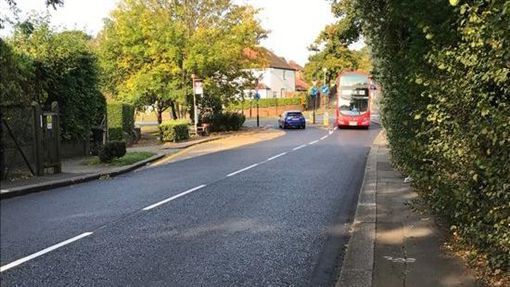
#> input picture HW3/ROAD_1.jpg, 510 x 287 px, found by its file name
$ python LBP.py
#> lines starting #> are read from the running program, lines starting #| are printed output that depends on the picture; after the words box and inside, x2 and y2 are one past the last pixel; in counts of white or black regions, pixels touching at a corner belong together
# -*- coding: utf-8 -*-
"""
Created on Thu Apr 23 15:56:06 2020

@author: DK
"""

from skimage.transform import rotate
from skimage.feature import local_binary_pattern
from skimage import data, io,data_dir,filters, feature
from skimage.color import label2rgb
import skimage
import numpy as np
import matplotlib.pyplot as plt
from PIL import Image
import cv2
# settings for LBP
radius = 6  # LBP算法中範圍半徑的取值
n_points = 32 # 領域像素點數
# 讀取圖像
image = cv2.imread('F:\\Documents\\IMGW\\HomeWork3\\ROAD_1.jpg')
#> image is the input picture: shape (287, 510, 3); mean B, G, R 89.2, 106.2, 107.3
cv2.imshow('Origin', image)
#灰度轉換
image_g = cv2.cvtColor(image, cv2.COLOR_BGR2GRAY)
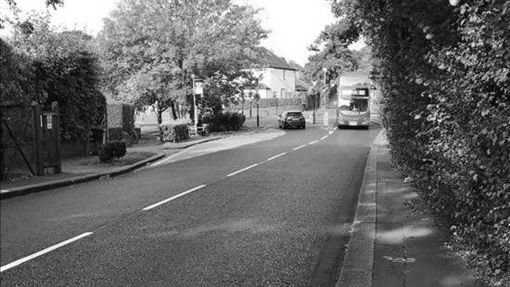
#> image_g: shape (287, 510); min 0, max 255, mean 104.6
cv2.imshow('Gray', image_g)
cv2.imwrite('F:\\Documents\\IMGW\\HomeWork3\\ROAD_1_GRAY.jpg', image_g)
#LBP
lbp = local_binary_pattern(image_g, n_points, radius)
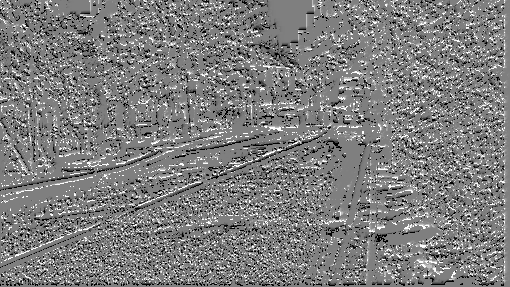
#> lbp: shape (287, 510) float64; min -2.15e+09, max 2.15e+09, mean -21503189.2; drawn with min black and max white
cv2.imshow('LBP', lbp)
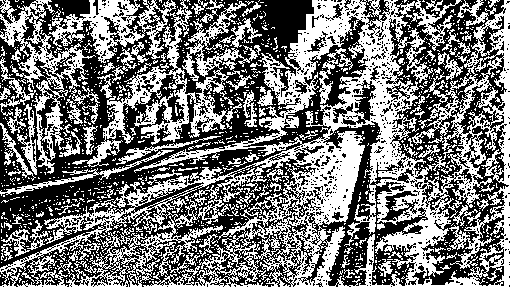
#> window 'LBP': shape (287, 510); 46.6% white; 1199 white regions (1096 under 20 px), largest, box (x1, y1, x2, y2) and area: (0, 0, 510, 287) 42426, (72, 0, 258, 167) 6078, (0, 0, 100, 174) 3988
cv2.imwrite('F:\\Documents\\IMGW\\HomeWork3\\ROAD_1_LBP.jpg', lbp)
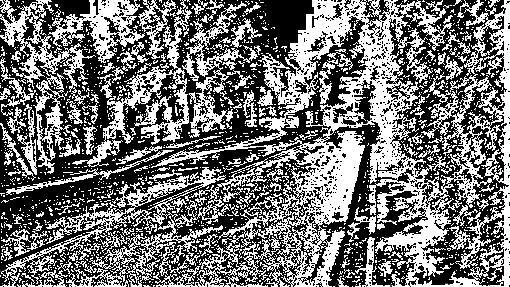
#> saved as ROAD_1_LBP.jpg: shape (287, 510); min 0, max 255, mean 115
cv2.waitKey(0)
cv2.destroyAllWindows()
